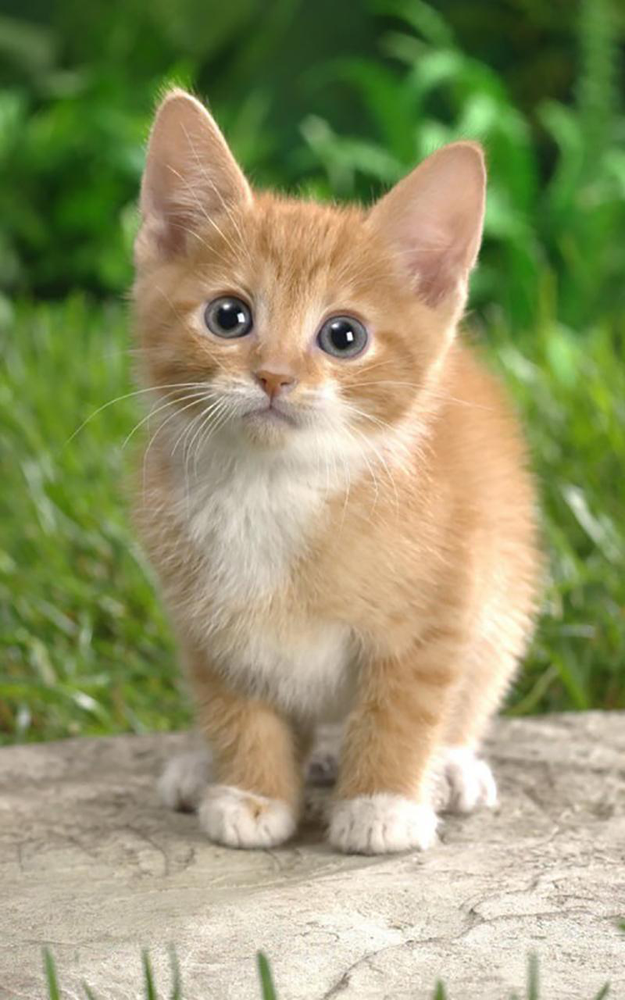
#> input picture colorextraction/cat.bmp, 625 x 1000 px, shrunk from 800 x 1280 before the run, found by its file name
$ python ConversiontoLAB_golden.py
#> lines starting #> are read from the running program, lines starting #| are printed output that depends on the picture
import cv2
import sys
import numpy as np
import matplotlib.pylab as plt

bgr_image = cv2.imread('cat.bmp')
#> bgr_image is the input picture: shape (1000, 625, 3); mean B, G, R 107, 149.4, 148.1

lab_plt = cv2.cvtColor(bgr_image, cv2.COLOR_BGR2Lab)
#> lab_plt: shape (1000, 625, 3); mean of channels 0, 1, 2 154.4, 120.5, 150.7
hsv_plt = cv2.cvtColor(bgr_image, cv2.COLOR_BGR2HSV)
#> hsv_plt: shape (1000, 625, 3); mean H, S, V 29.4, 100.8, 162
restore_lab_plt = cv2.cvtColor(lab_plt, cv2.COLOR_Lab2RGB)

l = lab_plt[:,:,0]
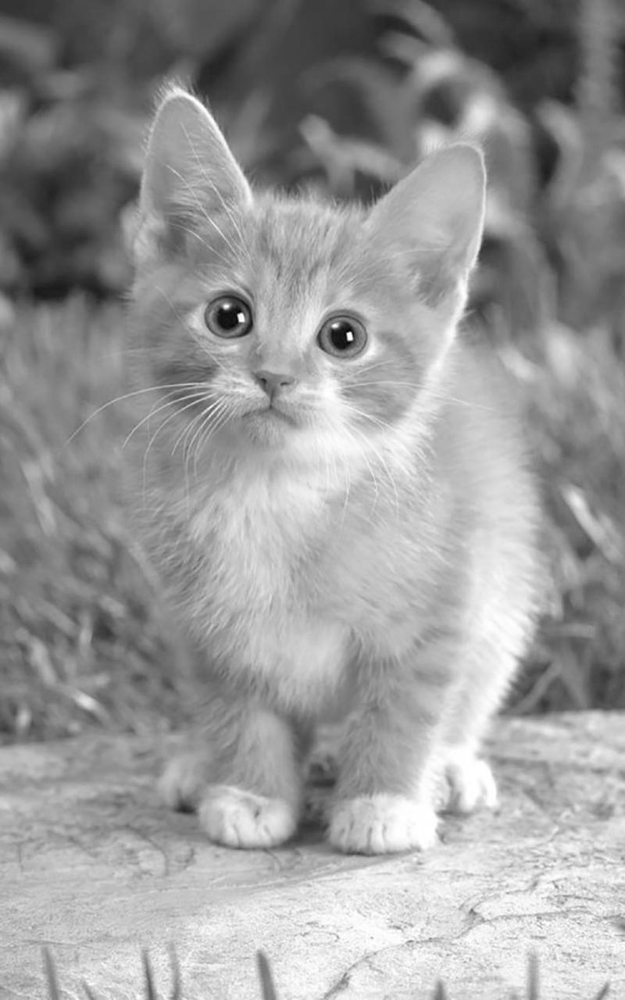
#> l: shape (1000, 625); min 3, max 255, mean 154.4
a = lab_plt[:,:,1]
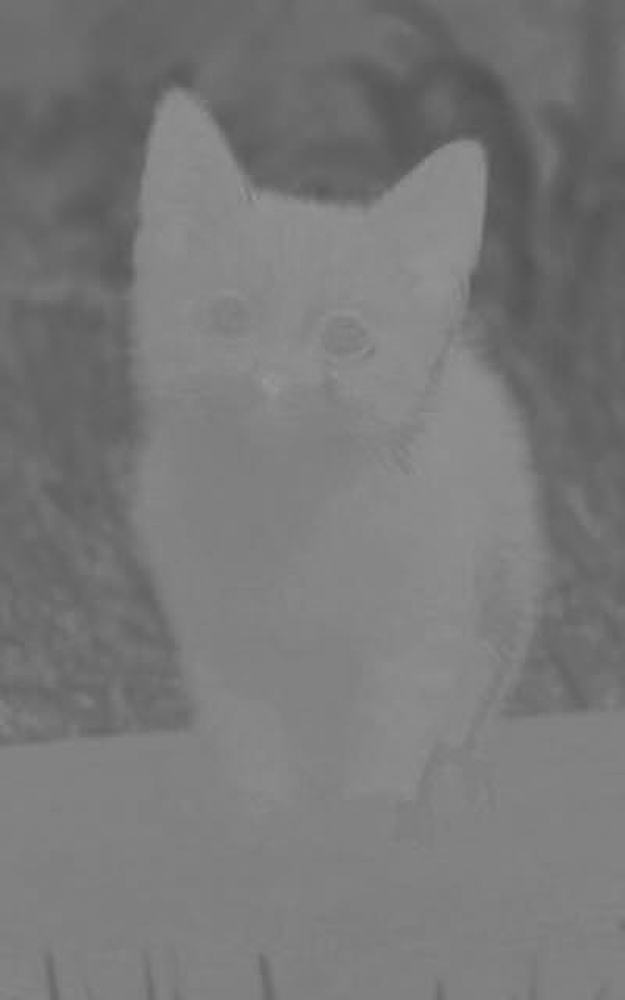
#> a: shape (1000, 625); min 80, max 153, mean 120.5
b = lab_plt[:,:,2]
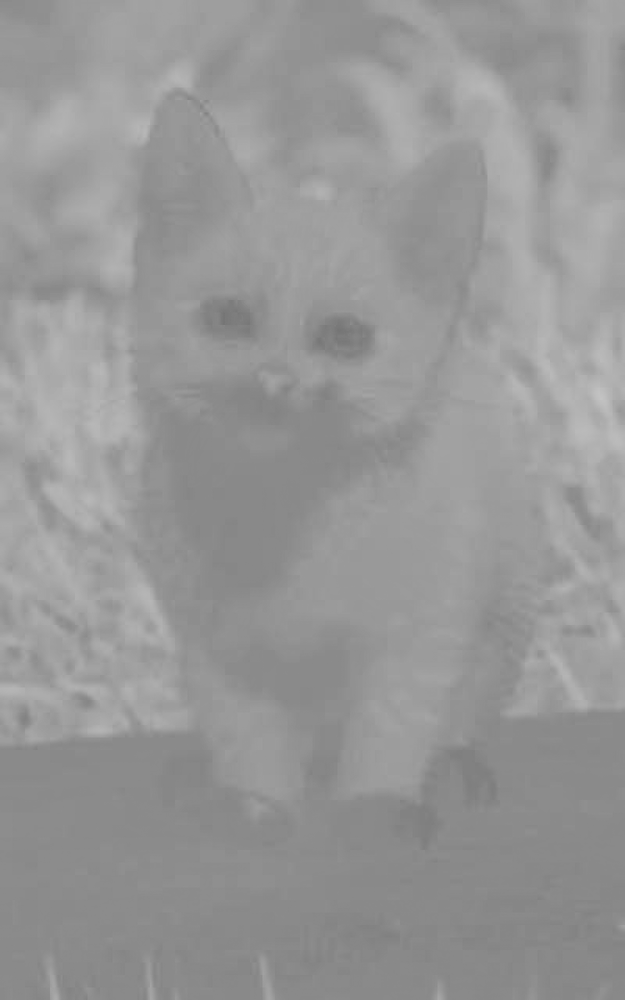
#> b: shape (1000, 625); min 116, max 195, mean 150.7

print(lab_plt)
#> (printed output is left out)

plt.figure(figsize=(20, 10))
plt.subplot(2,3,1)
plt.imshow(lab_plt)
plt.title('lab_plt')
plt.subplot(2,3,2)
plt.imshow(restore_lab_plt)
plt.title('restore_lab_plt')
plt.subplot(2,3,4)
plt.imshow(l, cmap='gray')
plt.title('l')
plt.subplot(2,3,5)
plt.imshow(a, cmap='gray')
plt.title('a')
plt.subplot(2,3,6)
plt.imshow(b, cmap='gray')
plt.title('b')


plt.show()
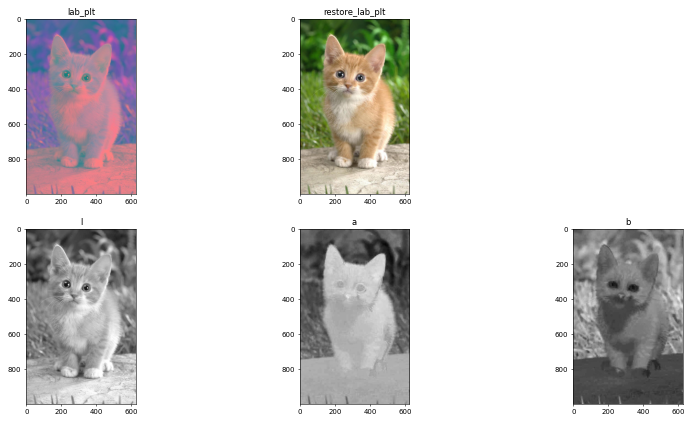
#> figure drawn by matplotlib, 5 panels

$ run again, with colorextraction/cloud.bmp copied over colorextraction/cat.bmp
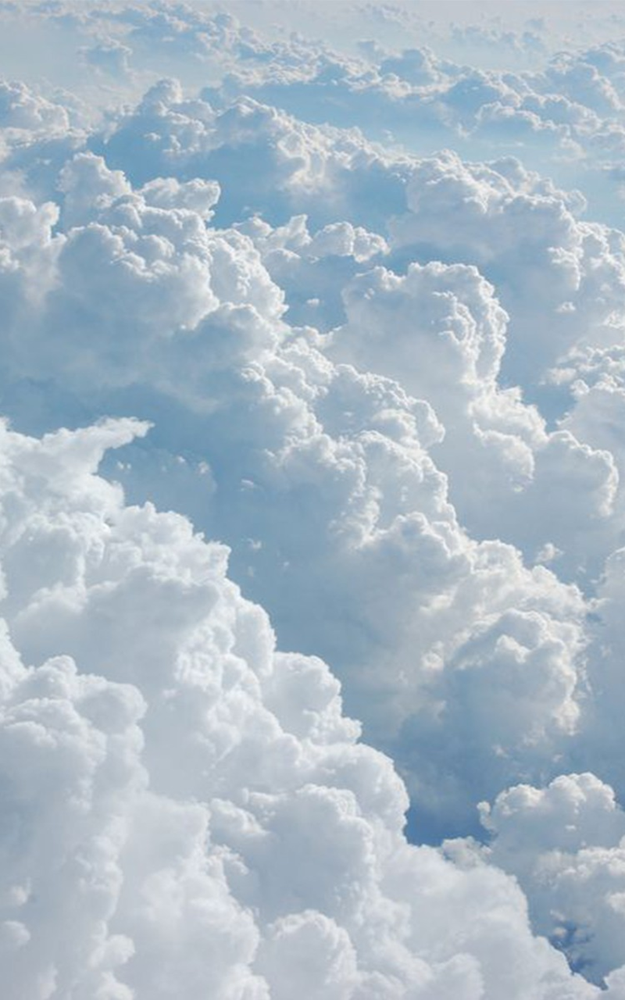
#> input picture colorextraction/cloud.bmp, 625 x 1000 px, shrunk from 800 x 1280 before the run, found by its file name
#> bgr_image is the input picture: shape (1000, 625, 3); mean B, G, R 199, 186.3, 170.3
#> lab_plt: shape (1000, 625, 3); mean of channels 0, 1, 2 190.7, 125.3, 119.7
#> hsv_plt: shape (1000, 625, 3); mean H, S, V 103.3, 38.1, 199
#> `l = lab_plt[:,:,0]`:
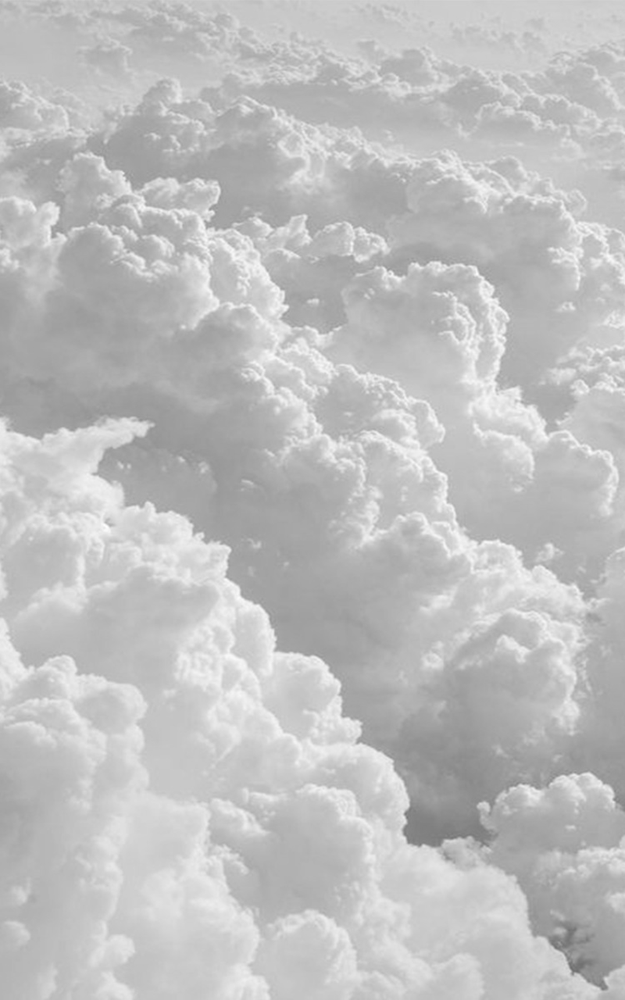
#> l: shape (1000, 625); min 110, max 254, mean 190.7
#> `b = lab_plt[:,:,2]`:
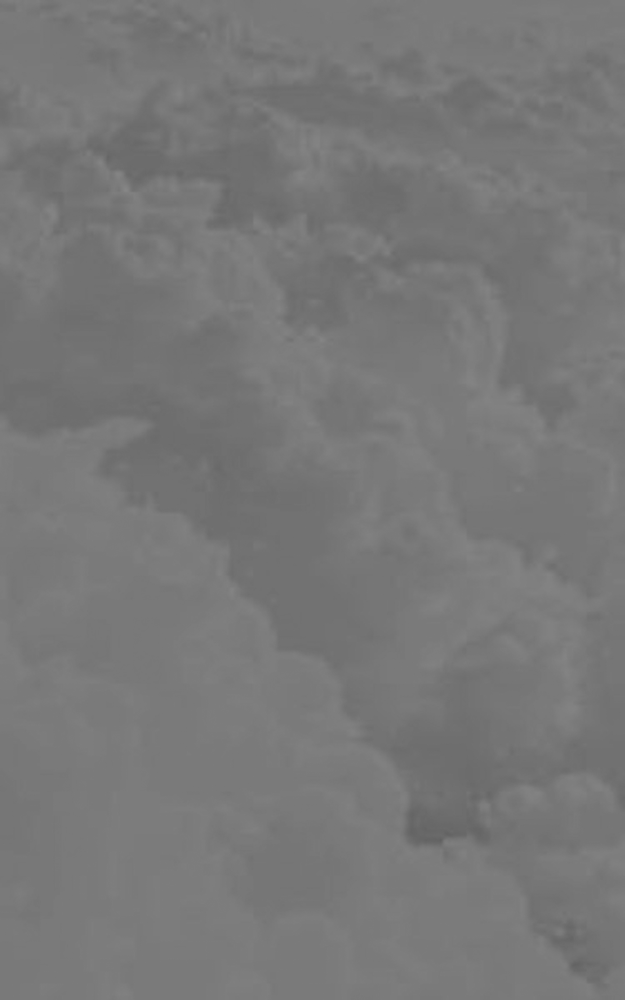
#> b: shape (1000, 625); min 97, max 134, mean 119.7
#> (printed output is left out)
